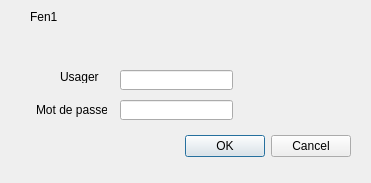
<?xml version="1.0" encoding="UTF-8"?>
<ui version="4.0">
 <class>Fen1</class>
 <widget class="QDialog" name="Fen1">
  <property name="geometry">
   <rect>
    <x>0</x>
    <y>0</y>
    <width>371</width>
    <height>183</height>
   </rect>
  </property>
  <property name="windowTitle">
   <string>Dialog</string>
  </property>
  <widget class="QDialogButtonBox" name="buttonBox">
   <property name="geometry">
    <rect>
     <x>10</x>
     <y>130</y>
     <width>341</width>
     <height>32</height>
    </rect>
   </property>
   <property name="orientation">
    <enum>Qt::Horizontal</enum>
   </property>
   <property name="standardButtons">
    <set>QDialogButtonBox::Cancel|QDialogButtonBox::Ok</set>
   </property>
  </widget>
  <widget class="QLineEdit" name="txtUsager">
   <property name="geometry">
    <rect>
     <x>120</x>
     <y>70</y>
     <width>113</width>
     <height>20</height>
    </rect>
   </property>
  </widget>
  <widget class="QLineEdit" name="txtMotPasse">
   <property name="geometry">
    <rect>
     <x>120</x>
     <y>100</y>
     <width>113</width>
     <height>20</height>
    </rect>
   </property>
   <property name="echoMode">
    <enum>QLineEdit::Password</enum>
   </property>
  </widget>
  <widget class="QLabel" name="label">
   <property name="geometry">
    <rect>
     <x>60</x>
     <y>70</y>
     <width>47</width>
     <height>13</height>
    </rect>
   </property>
   <property name="text">
    <string>Usager</string>
   </property>
  </widget>
  <widget class="QLabel" name="label_2">
   <property name="geometry">
    <rect>
     <x>36</x>
     <y>100</y>
     <width>71</width>
     <height>20</height>
    </rect>
   </property>
   <property name="text">
    <string>Mot de passe</string>
   </property>
  </widget>
  <widget class="QLabel" name="label_3">
   <property name="geometry">
    <rect>
     <x>30</x>
     <y>10</y>
     <width>47</width>
     <height>13</height>
    </rect>
   </property>
   <property name="text">
    <string>Fen1</string>
   </property>
  </widget>
 </widget>
 <resources/>
 <connections>
  <connection>
   <sender>buttonBox</sender>
   <signal>accepted()</signal>
   <receiver>Fen1</receiver>
   <slot>accept()</slot>
   <hints>
    <hint type="sourcelabel">
     <x>248</x>
     <y>254</y>
    </hint>
    <hint type="destinationlabel">
     <x>157</x>
     <y>274</y>
    </hint>
   </hints>
  </connection>
  <connection>
   <sender>buttonBox</sender>
   <signal>rejected()</signal>
   <receiver>Fen1</receiver>
   <slot>reject()</slot>
   <hints>
    <hint type="sourcelabel">
     <x>316</x>
     <y>260</y>
    </hint>
    <hint type="destinationlabel">
     <x>286</x>
     <y>274</y>
    </hint>
   </hints>
  </connection>
 </connections>
</ui>
